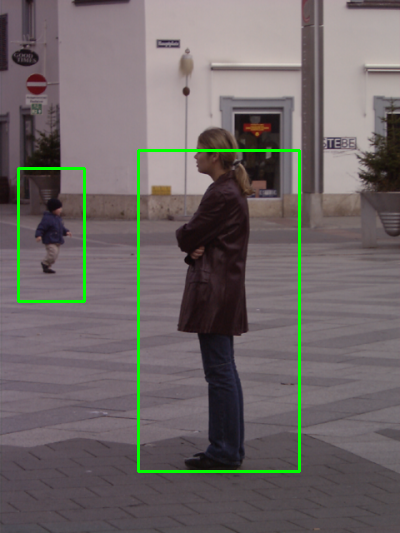
#> input picture pedestrian_detection/original.png, 400 x 533 px
$ python -i testDetection.py   (imports and definitions only)
#> lines starting #> are read from the running program, lines starting #| are printed output that depends on the picture; after the words box and inside, x2 and y2 are one past the last pixel; in counts of white or black regions, pixels touching at a corner belong together
import cv2

#Method which detect contours in a frame
def detectObjects(img):
	#Convert RGB image to gray, blur it and apply a threshold
	img_gray = cv2.cvtColor( img, cv2.COLOR_RGB2GRAY )
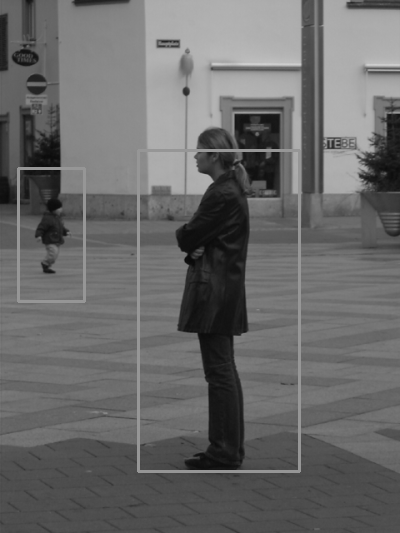
#> img_gray: shape (533, 400); min 9, max 208, mean 104.5
	img_filt = cv2.medianBlur(img_gray,21)
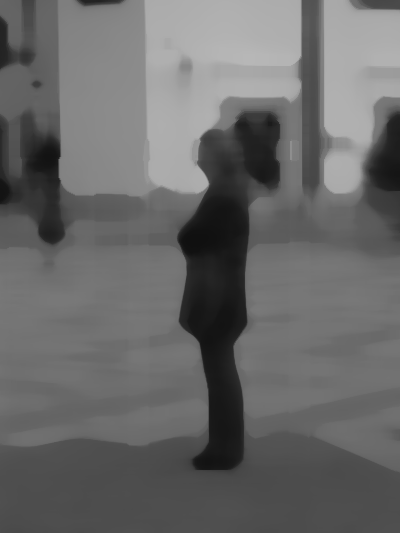
#> img_filt: shape (533, 400); min 16, max 183, mean 104.6
	img_th = cv2.adaptiveThreshold(img_filt,255,cv2.ADAPTIVE_THRESH_GAUSSIAN_C,cv2.THRESH_BINARY,3,3)
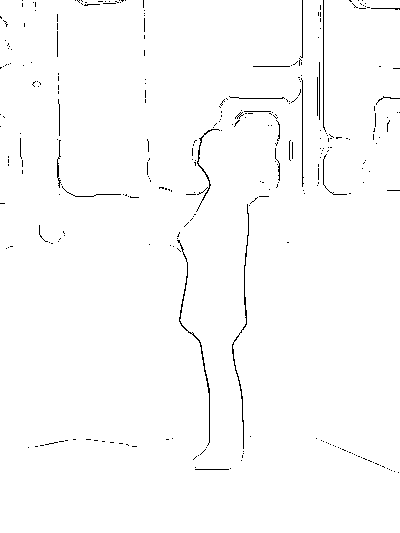
#> img_th: shape (533, 400); 98.8% white; black in thin lines or dots, all inside (x1, y1, x2, y2) = (0, 0, 400, 473)

	#Find contours on this image
	contours, hierarchy = cv2.findContours(img_th, cv2.RETR_LIST, cv2.CHAIN_APPROX_SIMPLE)
#> contours = 470 contours, 428 with area under 20; largest, box (x1, y1, x2, y2) and area: (0, 0, 400, 533) 211704, (241, 203, 250, 331) 280, (191, 332, 211, 444) 255, (231, 341, 245, 450) 236, (301, 79, 305, 188) 216

	#To not have the contour around the whole image
	contours = contours[1:len(contours)-1]
#> contours = 468 contours, 427 with area under 20; largest, box (x1, y1, x2, y2) and area: (241, 203, 250, 331) 280, (191, 332, 211, 444) 255, (231, 341, 245, 450) 236, (301, 79, 305, 188) 216, (196, 134, 212, 202) 172

	return contours

>>> import cv2
>>> picture = cv2.cvtColor(cv2.imread('pedestrian_detection/original.png'), cv2.COLOR_BGR2RGB)
>>> result = detectObjects(picture)
#> result has the same summary as contours in detectObjects
